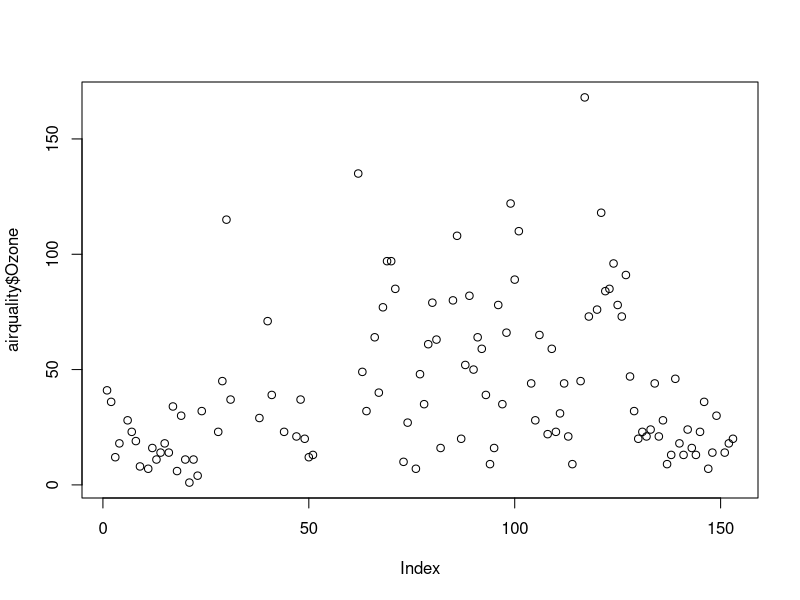
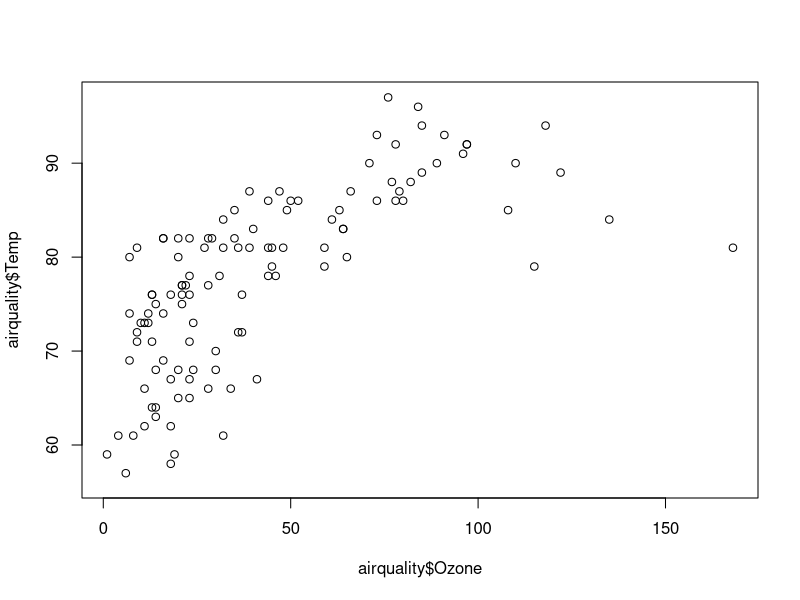
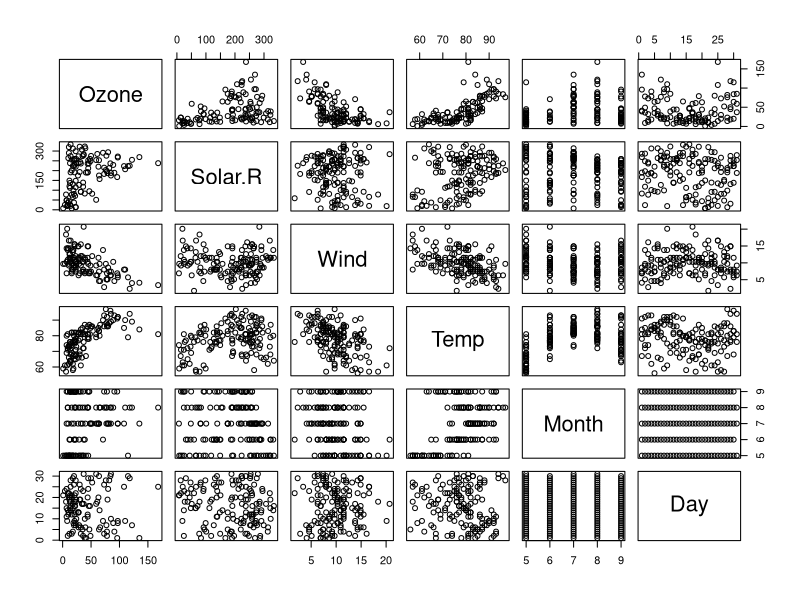
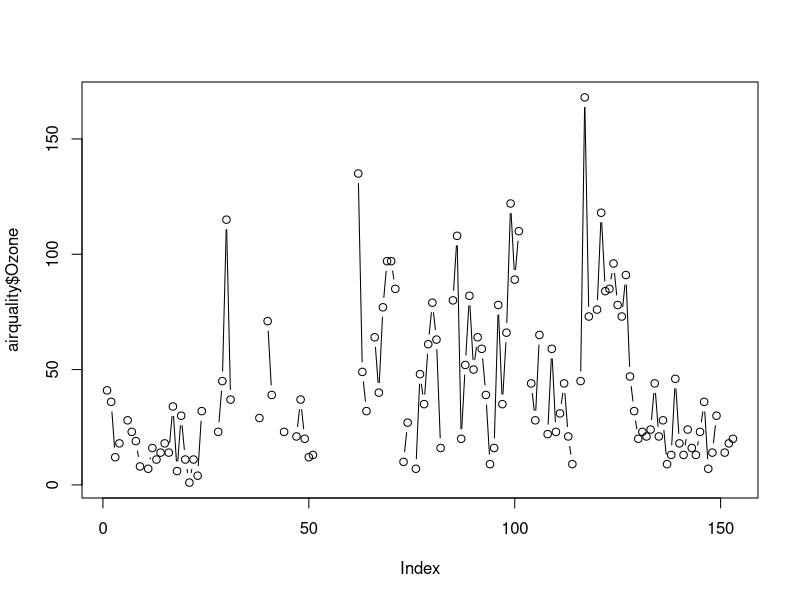
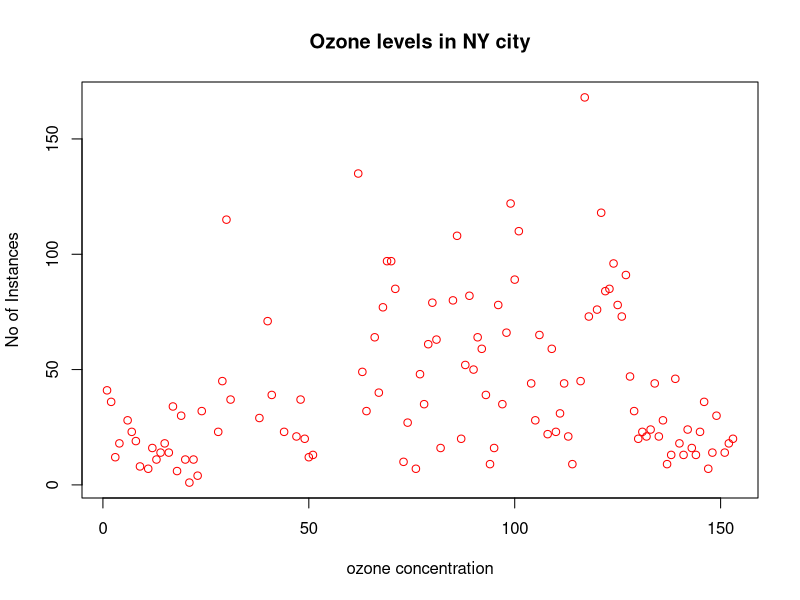
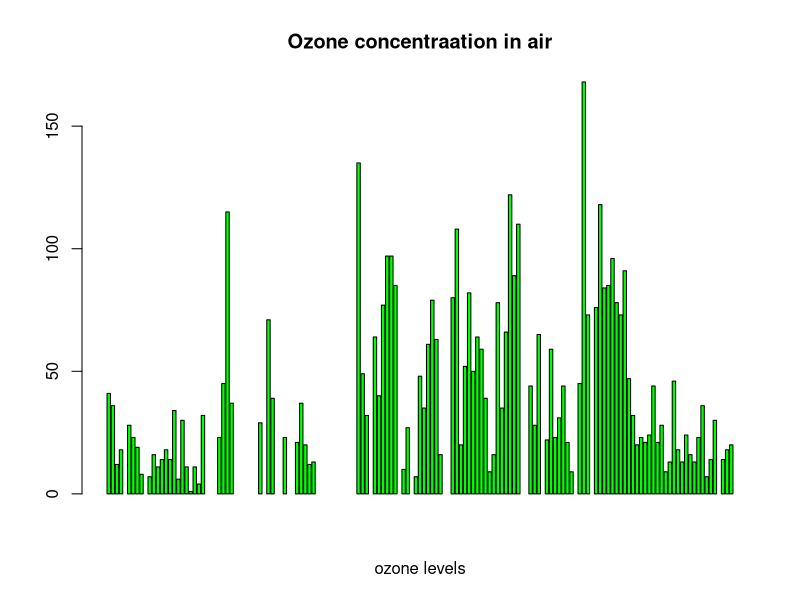
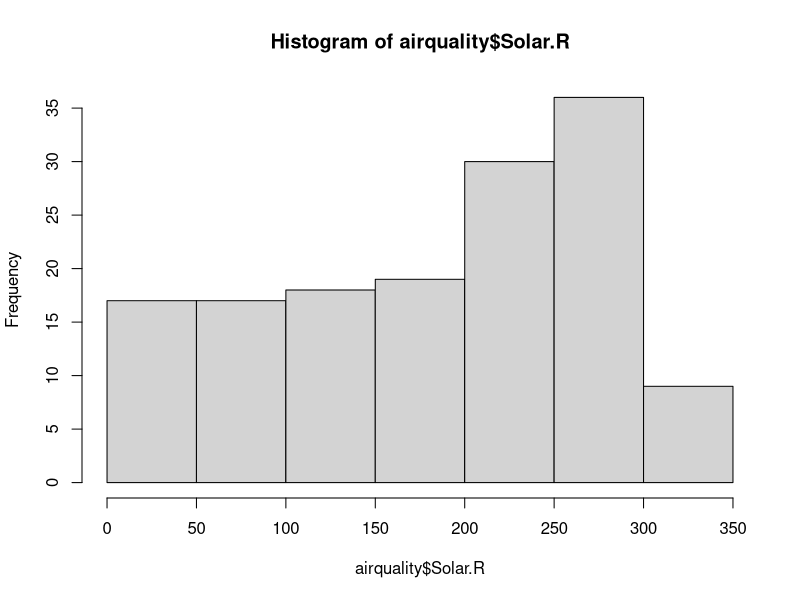
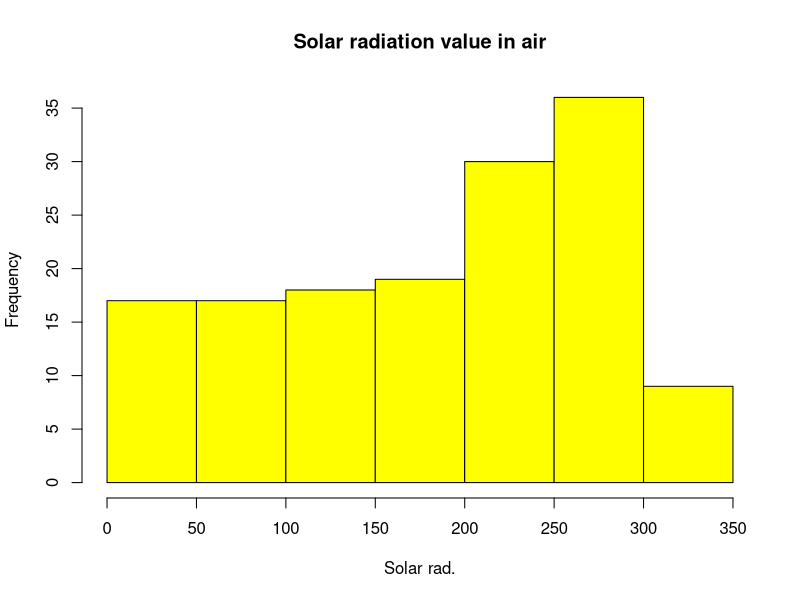

Generate these figures, in order, with R:

library(datasets)
data("airquality")

#airquality = read.csv('path/airquality.csv' ,header=TRUE ,sep=",")

airquality <- datasets::airquality

head(airquality)
tail(airquality)
airquality[,c(1,2)]
airquality$Ozone
################################
summary(airquality$Temp)
summary(airquality)

###############################
plot(airquality$Ozone)
plot(airquality$Ozone ,airquality$Temp)
plot(airquality)

#######points and lines
plot(airquality$Ozone, type = "b")      #p: points, l: lines, b: both
plot(airquality$Ozone, xlab = 'ozone concentration',
     ylab = 'No of Instances', main = 'Ozone levels in NY city',
     col = 'red')

####################Horizontal Bar Plot
barplot(airquality$Ozone, main = 'Ozone concentraation in air',
        xlab = 'ozone levels', col = 'green', horiz = F)     #horiz value could be True/False


###########Histogram
hist(airquality$Solar.R)
hist(airquality$Solar.R,
     main = 'Solar radiation value in air',
     xlab = 'Solar rad.', col = 'yellow')

#########Single Box plot
boxplot(airquality$Solar.R)

########Multiple Box Plot
boxplot(airquality)
boxplot(airquality[,1:4],
        main = 'Multiple plot',
        col = 'red')
#Margin of the grid(mar),
#no of rows and columns(mfrow),
#whethera boarder is to be included(bty),
#and position of the 
#labels(las: 1 for horizontal, las: 0 for vefrtical)
#bty - box around the plot

par(mfrow=c(3,3),mar=c(2,5,2,1), las=1, bty="n")
plot(airquality$Ozone)
plot(airquality$Ozone, airquality$Wind)
plot(airquality$Ozone, type = "l")
plot(airquality$Ozone, type = "l")
plot(airquality$Ozone, type = "l")

barplot(airquality$Ozone, main = 'Ozone concentraation in air',
         xlab = 'ozone levels', col = 'green', horiz = T)
hist(airquality$Solar.R)
boxplot(airquality$Solar.R)
boxplot(airquality[,0:4], main = 'Multiple Box plots')